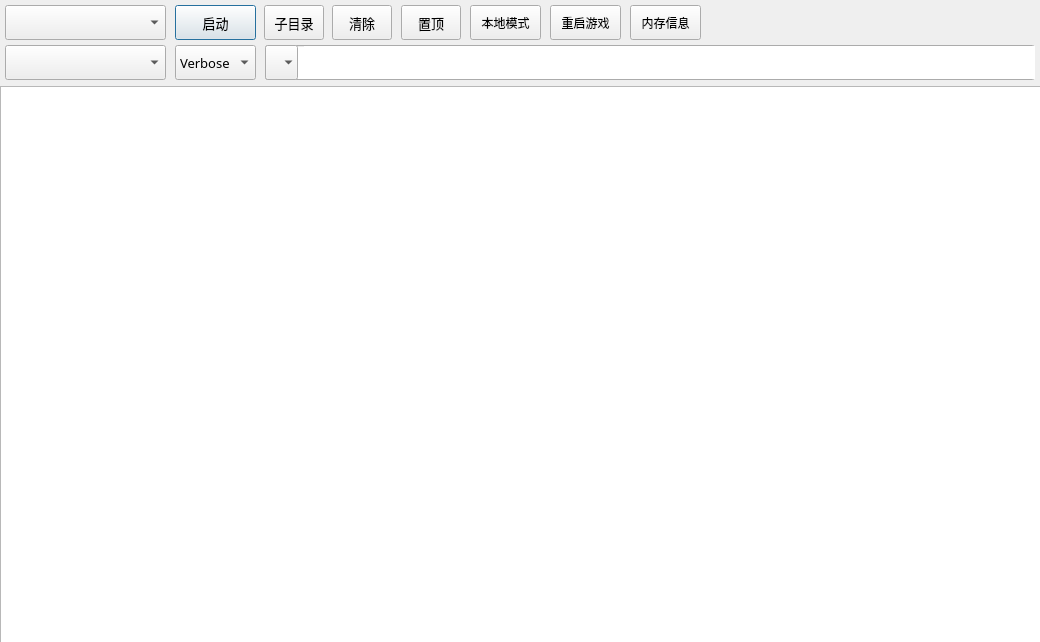
<?xml version="1.0" encoding="UTF-8"?>
<ui version="4.0">
 <class>Dialog</class>
 <widget class="QDialog" name="Dialog">
  <property name="geometry">
   <rect>
    <x>0</x>
    <y>0</y>
    <width>1040</width>
    <height>642</height>
   </rect>
  </property>
  <property name="windowTitle">
   <string>日志Logger</string>
  </property>
  <widget class="QPushButton" name="btn_start">
   <property name="geometry">
    <rect>
     <x>175</x>
     <y>5</y>
     <width>81</width>
     <height>35</height>
    </rect>
   </property>
   <property name="font">
    <font>
     <family>微软雅黑</family>
     <pointsize>10</pointsize>
    </font>
   </property>
   <property name="text">
    <string>启动</string>
   </property>
  </widget>
  <widget class="QTextBrowser" name="textBrowser_log">
   <property name="geometry">
    <rect>
     <x>0</x>
     <y>86</y>
     <width>1041</width>
     <height>561</height>
    </rect>
   </property>
   <property name="font">
    <font>
     <family>微软雅黑</family>
    </font>
   </property>
   <property name="focusPolicy">
    <enum>Qt::WheelFocus</enum>
   </property>
  </widget>
  <widget class="QComboBox" name="comboBox_address">
   <property name="geometry">
    <rect>
     <x>5</x>
     <y>45</y>
     <width>161</width>
     <height>35</height>
    </rect>
   </property>
   <property name="font">
    <font>
     <family>微软雅黑</family>
     <pointsize>10</pointsize>
    </font>
   </property>
  </widget>
  <widget class="QComboBox" name="comboBox_grade">
   <property name="geometry">
    <rect>
     <x>175</x>
     <y>45</y>
     <width>81</width>
     <height>35</height>
    </rect>
   </property>
   <property name="font">
    <font>
     <family>微软雅黑</family>
     <pointsize>10</pointsize>
    </font>
   </property>
   <item>
    <property name="text">
     <string>Verbose</string>
    </property>
   </item>
   <item>
    <property name="text">
     <string>Error</string>
    </property>
   </item>
  </widget>
  <widget class="QLineEdit" name="edit_filter">
   <property name="geometry">
    <rect>
     <x>304</x>
     <y>46</y>
     <width>731</width>
     <height>33</height>
    </rect>
   </property>
   <property name="font">
    <font>
     <family>微软雅黑</family>
     <pointsize>10</pointsize>
    </font>
   </property>
   <property name="frame">
    <bool>false</bool>
   </property>
  </widget>
  <widget class="QPushButton" name="btn_clear">
   <property name="geometry">
    <rect>
     <x>332</x>
     <y>5</y>
     <width>60</width>
     <height>35</height>
    </rect>
   </property>
   <property name="font">
    <font>
     <family>微软雅黑</family>
     <pointsize>10</pointsize>
    </font>
   </property>
   <property name="text">
    <string>清除</string>
   </property>
  </widget>
  <widget class="QComboBox" name="comboBox_game">
   <property name="geometry">
    <rect>
     <x>5</x>
     <y>5</y>
     <width>161</width>
     <height>35</height>
    </rect>
   </property>
   <property name="font">
    <font>
     <family>微软雅黑</family>
     <pointsize>11</pointsize>
    </font>
   </property>
  </widget>
  <widget class="QPushButton" name="btn_subdir">
   <property name="geometry">
    <rect>
     <x>264</x>
     <y>5</y>
     <width>60</width>
     <height>35</height>
    </rect>
   </property>
   <property name="font">
    <font>
     <family>微软雅黑</family>
     <pointsize>10</pointsize>
    </font>
   </property>
   <property name="text">
    <string>子目录</string>
   </property>
  </widget>
  <widget class="QPushButton" name="btn_ontop">
   <property name="geometry">
    <rect>
     <x>401</x>
     <y>5</y>
     <width>60</width>
     <height>35</height>
    </rect>
   </property>
   <property name="font">
    <font>
     <family>微软雅黑</family>
     <pointsize>10</pointsize>
    </font>
   </property>
   <property name="text">
    <string>置顶</string>
   </property>
  </widget>
  <widget class="QPushButton" name="btn_proxy">
   <property name="geometry">
    <rect>
     <x>470</x>
     <y>5</y>
     <width>71</width>
     <height>35</height>
    </rect>
   </property>
   <property name="font">
    <font>
     <family>微软雅黑</family>
     <pointsize>9</pointsize>
    </font>
   </property>
   <property name="toolTip">
    <string>本地模式：局域网修改调试，显示日志；
代理模式：抓取玩家游戏日志，
文件修改推送！</string>
   </property>
   <property name="text">
    <string>本地模式</string>
   </property>
  </widget>
  <widget class="QLineEdit" name="edit_fill">
   <property name="geometry">
    <rect>
     <x>265</x>
     <y>45</y>
     <width>770</width>
     <height>35</height>
    </rect>
   </property>
   <property name="font">
    <font>
     <family>微软雅黑</family>
     <pointsize>10</pointsize>
    </font>
   </property>
  </widget>
  <widget class="QComboBox" name="comboBox_search_type">
   <property name="geometry">
    <rect>
     <x>265</x>
     <y>45</y>
     <width>33</width>
     <height>35</height>
    </rect>
   </property>
   <property name="font">
    <font>
     <family>微软雅黑</family>
     <pointsize>10</pointsize>
    </font>
   </property>
   <property name="autoFillBackground">
    <bool>false</bool>
   </property>
   <property name="iconSize">
    <size>
     <width>15</width>
     <height>15</height>
    </size>
   </property>
   <property name="frame">
    <bool>false</bool>
   </property>
   <item>
    <property name="text">
     <string/>
    </property>
    <property name="icon">
     <iconset>
      <normaloff>search_ico.png</normaloff>search_ico.png</iconset>
    </property>
   </item>
   <item>
    <property name="text">
     <string/>
    </property>
    <property name="icon">
     <iconset>
      <normaloff>filter_ico.png</normaloff>filter_ico.png</iconset>
    </property>
   </item>
  </widget>
  <widget class="QPushButton" name="btn_restart">
   <property name="geometry">
    <rect>
     <x>550</x>
     <y>5</y>
     <width>71</width>
     <height>35</height>
    </rect>
   </property>
   <property name="font">
    <font>
     <family>微软雅黑</family>
     <pointsize>9</pointsize>
    </font>
   </property>
   <property name="toolTip">
    <string>重启游戏</string>
   </property>
   <property name="text">
    <string>重启游戏</string>
   </property>
  </widget>
  <widget class="QPushButton" name="btn_meminfo">
   <property name="geometry">
    <rect>
     <x>630</x>
     <y>5</y>
     <width>71</width>
     <height>35</height>
    </rect>
   </property>
   <property name="font">
    <font>
     <family>微软雅黑</family>
     <pointsize>9</pointsize>
    </font>
   </property>
   <property name="toolTip">
    <string>内存信息</string>
   </property>
   <property name="text">
    <string>内存信息</string>
   </property>
  </widget>
  <zorder>edit_fill</zorder>
  <zorder>btn_start</zorder>
  <zorder>textBrowser_log</zorder>
  <zorder>comboBox_address</zorder>
  <zorder>comboBox_grade</zorder>
  <zorder>edit_filter</zorder>
  <zorder>btn_clear</zorder>
  <zorder>comboBox_game</zorder>
  <zorder>btn_subdir</zorder>
  <zorder>btn_ontop</zorder>
  <zorder>btn_proxy</zorder>
  <zorder>comboBox_search_type</zorder>
  <zorder>btn_restart</zorder>
  <zorder>btn_meminfo</zorder>
 </widget>
 <resources/>
 <connections/>
</ui>
